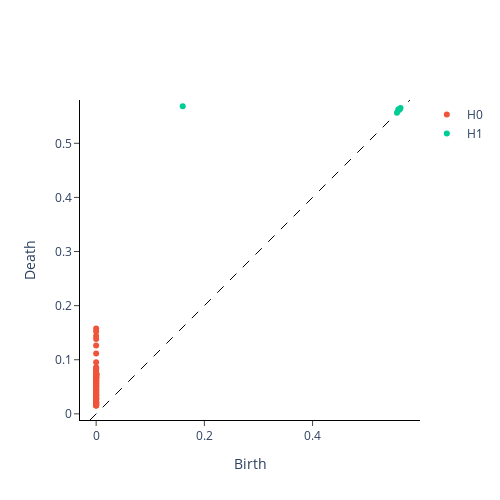

Notebook cell for this chart:
### Code cell
from gtda.homology import VietorisRipsPersistence

# 0 - connected components, 1 - loops, 2 - voids
homology_dimensions = [0, 1, 2]

periodic_persistence = VietorisRipsPersistence(
    homology_dimensions=homology_dimensions, n_jobs=6
)
print("Persistence diagram for periodic signal")
periodic_persistence.fit_transform_plot(y_periodic_embedded)
